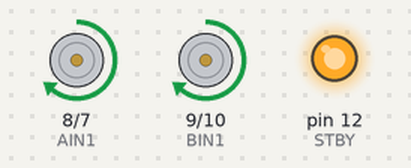
Simulated run of this sketch. Board: Arduino Nano, built with avr-gcc and run on an emulated ATmega328P. Shown: motor-driver pin pairs drawn as motors (green arrow = first pin HIGH = forward, orange = second pin HIGH = backward, longer = more drive, scaled by the enable pin, stopped while the standby pin is LOW), output pins drawn as LEDs (lit = HIGH).

Above: at 0.7 s.
At 2.7 s:
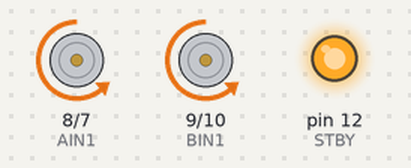
At 4.0 s:
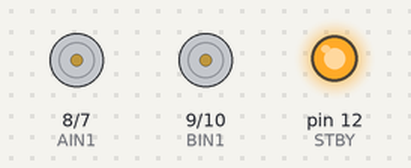
Timing chart, 0 to 5.9 s (numbered marks = the images above):
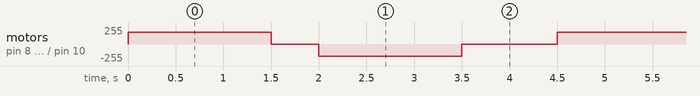

Measured:
- by itself, motor on pin 8 (AIN1) / pin 7 (AIN2), motor on pin 9 (BIN1) / pin 10 (BIN2): repeats every 4.5 s: stopped 0.50 s, backward 180/255 1.5 s, stopped 1.0 s, forward 180/255 1.5 s

The sketch:

rover_test.ino
```cpp
// TB6612FNG integration test — forward/reverse loop
// No serial communication yet. Motors only.

// Pin mapping (Arduino Nano → TB6612FNG)
// Motor A = Left motor
const int PWMA = 6;   // Motor A speed (PWM)
const int AIN2 = 7;   // Motor A direction 2
const int AIN1 = 8;   // Motor A direction 1

// Motor B = Right motor
const int BIN1 = 9;   // Motor B direction 1
const int BIN2 = 10;  // Motor B direction 2
const int PWMB = 11;  // Motor B speed (PWM)

// Standby — must be HIGH to enable driver
const int STBY = 12;

void setup() {
  pinMode(PWMA, OUTPUT);
  pinMode(AIN1, OUTPUT);
  pinMode(AIN2, OUTPUT);
  pinMode(PWMB, OUTPUT);
  pinMode(BIN1, OUTPUT);
  pinMode(BIN2, OUTPUT);
  pinMode(STBY, OUTPUT);

  digitalWrite(STBY, HIGH);  // enable driver
  analogWrite(PWMA, 0);      // motors off
  analogWrite(PWMB, 0);
}

void loop() {
  // forward
  digitalWrite(AIN1, HIGH);
  digitalWrite(AIN2, LOW);
  digitalWrite(BIN1, HIGH);
  digitalWrite(BIN2, LOW);
  analogWrite(PWMA, 180);
  analogWrite(PWMB, 180);
  delay(1500);

  // stop
  analogWrite(PWMA, 0);
  analogWrite(PWMB, 0);
  delay(500);

  // reverse
  digitalWrite(AIN1, LOW);
  digitalWrite(AIN2, HIGH);
  digitalWrite(BIN1, LOW);
  digitalWrite(BIN2, HIGH);
  analogWrite(PWMA, 180);
  analogWrite(PWMB, 180);
  delay(1500);

  // stop
  analogWrite(PWMA, 0);
  analogWrite(PWMB, 0);
  delay(1000);
}
```
